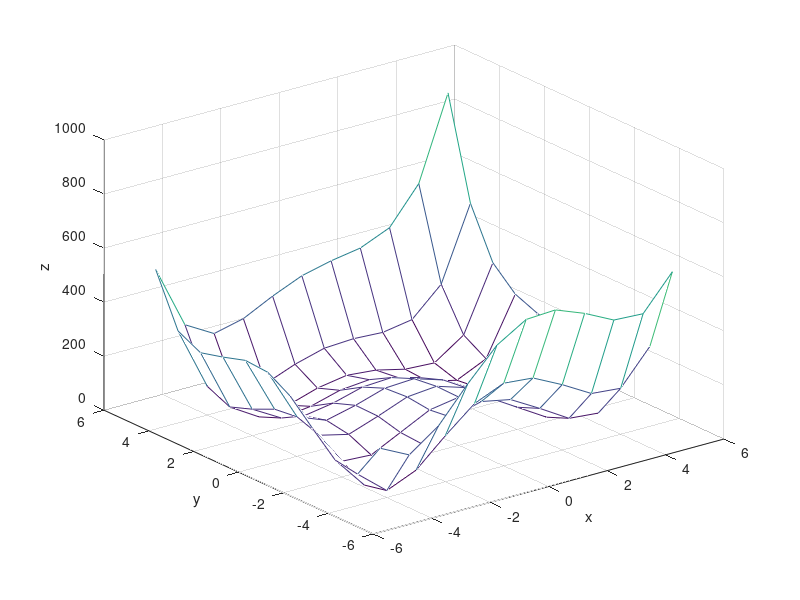
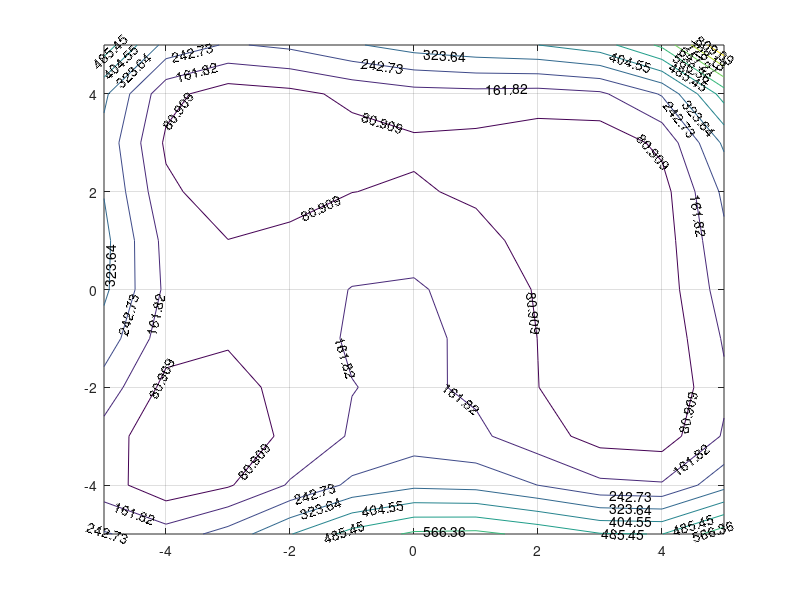

The MATLAB source for these figures, in order:
figure(1) 
X = -5:5; 
Y = -5:5; 
[x,y] = meshgrid(X,Y); 
z = (x.^2+y-11).^2 + (x+y.^2-7).^2;
mesh(x,y,z); 
xlabel('x');
ylabel('y'); 
zlabel('z'); 

figure(2) 
contour(x,y,z,'showtext', 'on'); 
grid on 